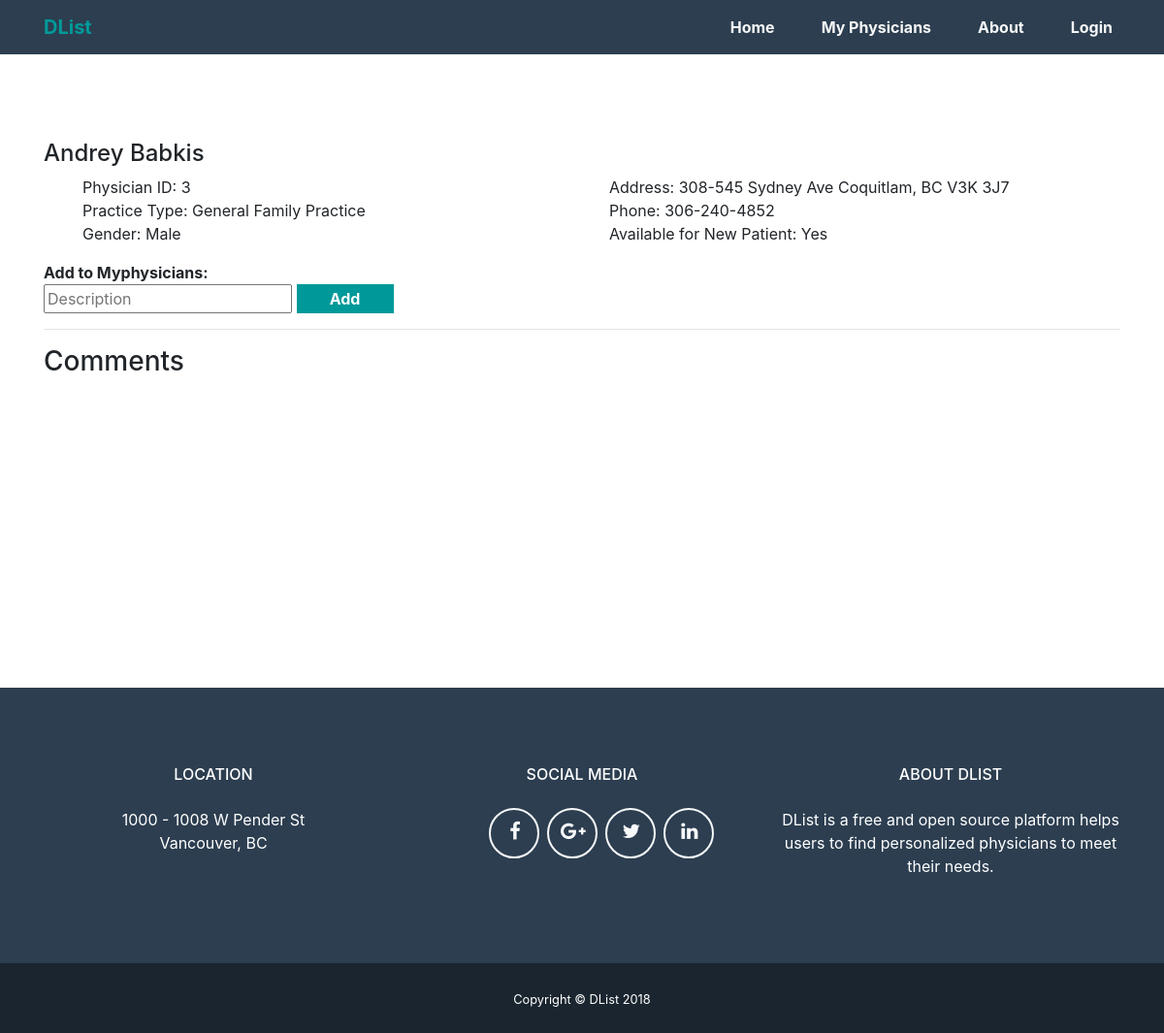
Page /doctor_details.php?physician=3 on the committed database.
### tables this page shows
CREATE TABLE `physicians` (
  `ID` int(11) NOT NULL,
  `firstName` varchar(30) NOT NULL,
  `lastName` varchar(30) NOT NULL,
  `type` varchar(50) NOT NULL,
  `gender` varchar(6) NOT NULL,
  `address` text NOT NULL,
  `phoneNumber` text NOT NULL,
  `availableForNewPt` varchar(3) NOT NULL
);

### includes/functions.php (called while the page is built, shortened)
<?php
    function connectToDB($dbhost, $dbuser, $dbpass, $dbname) {
        $connection = mysqli_connect($dbhost,$dbuser,$dbpass,$dbname);
       return $connection;
    }
    $db = connectToDB(DB_SERVER,DB_USER,DB_PASS,DB_Name);
    function check_exist($userEmail, $physicianID){
        global $db;
        $query = "SELECT * FROM physiciansList WHERE physicianID='$physicianID' AND userEmail='$userEmail'";
        $result = $db -> query($query);
        return mysqli_num_rows($result) > 0;
    }
?>

### public/doctor_details.php (the view, shortened to what this page needs)
<?php
require_once("../includes/functions.php");
$physicianID = $_REQUEST["physician"];
$queryString = "SELECT * FROM physicians WHERE ID = ?";
$stmt =$db->prepare($queryString);
$stmt->bind_param("i",$physicianID);
$stmt->execute();
$stmt->bind_result($ID,$firstName,$lastName,$type,$gender,$address,$phoneNumber,$availableForNewPt);
include("../includes/header.php");
echo "<section class=\"container doc_details\">";
if($stmt->fetch()){
    echo "<h4>$firstName $lastName</h4>\n";
	echo "<ul>";
    echo "<li> Physician ID: $ID</li>";
    echo "<li> Practice Type: $type</li>";
    echo "<li> Gender: $gender</li>";
    echo "<li> Address: $address</li>";
    echo "<li> Phone: $phoneNumber</li>";
    echo "<li> Available for New Patient: $availableForNewPt</li>";
    echo "</ul>";
}
if(@check_exist($_SESSION["email"],$physicianID)==false){
echo "<form action=\"myphysicians.php\" method=\"post\">\n";
echo "<b>Add to Myphysicians: </b><br>\n";
echo "<input type=\"text\" name=\"description\" placeholder=\"Description\">\n";
echo "<input type=\"submit\" name=\"add\" value=\"Add\">\n";
echo "</form>";
} else{
    echo "<h3 class=\"sign\"> This physician is alreay in your Myphisicians list </h3>";
}
$userEmail = !empty($_SESSION["email"])? $_SESSION["email"]:"";
echo"
<hr/>
<h3> Comments </h3>
<div id='comment_section'>
<span>Knowledge Rating:</span>
<ul class='list-inline'>";
echo"
</ul>
<span>Helpfulness Rating:</span>
<ul class='list-inline'>";
echo"
</ul>
<form method='post' id='comment_form'>
    <input type='hidden' name='userEmail' value='$userEmail'>
    <input type='hidden' name='physicianID' value='$physicianID'>
    <input type='hidden' name='date' value='".date('Y-m-d H:i:s')."'>
    <textarea name='comment_content'></textarea><br>
    <input type='reset' name='clear' value='Cancel'>
    <input type='submit' name='submit' id='submit' value='Comment'>
</form></div>";
echo"</section>";
include('../includes/footer.php');
?>

### public/css/main.css (style rules this page uses)
ul { list-style: none; columns: 2; -webkit-columns: 2; -moz-columns: 2; }
.doc_details { margin-top:5em; margin-bottom: 10em; padding-top: 0.5em; }
input[type=submit] { width: 100px; height:30px; background: #00999A; color: #fff; border: none; font-weight: bold; cursor: pointer; }

### rows in the picture
physicians: firstName "Andrey", lastName "Babkis", ID "3", type "General Family Practice", gender "Male", address "308-545 Sydney Ave Coquitlam, BC V3K 3J7", phoneNumber "306-240-4852", availableForNewPt "Yes"
